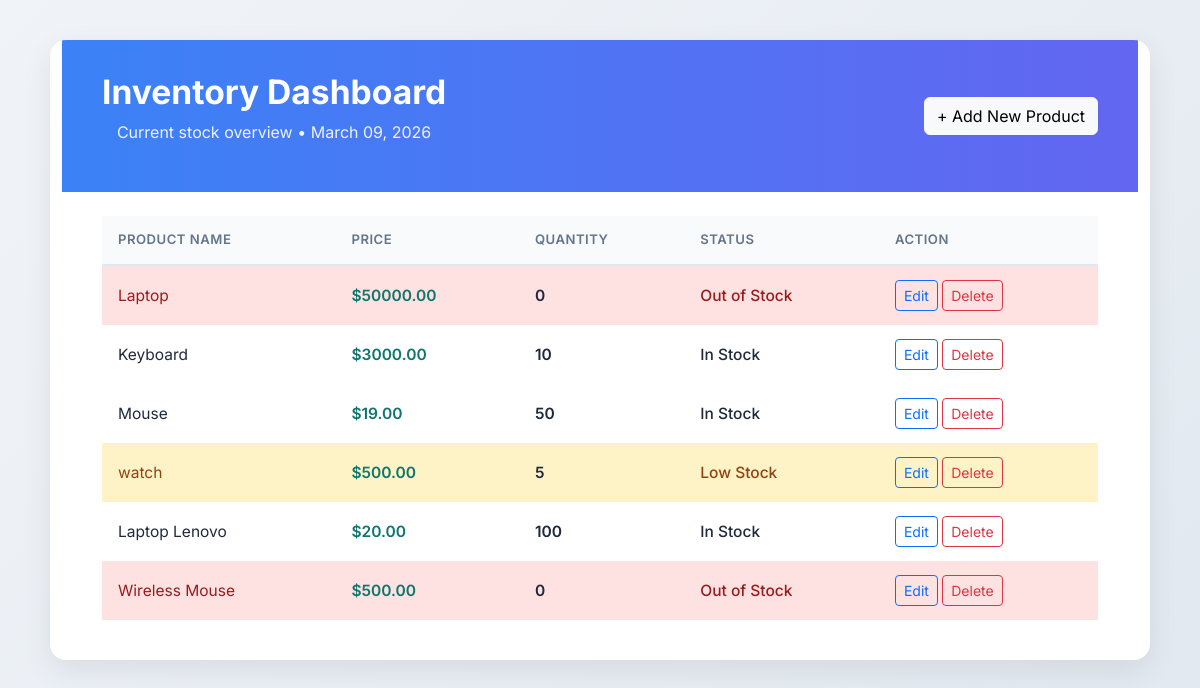
The page / on the database its author committed.
### productWeb/models.py (models this page shows, shortened)
class Product(models.Model):
    name = models.CharField(max_length=100)
    price = models.DecimalField(max_digits=10, decimal_places=2)
    quantity = models.PositiveIntegerField()

### productWeb/views.py (the view)
# urls.py: 2. Add a URL to urlpatterns:  path('', views.home, name='home')
def home(request):
    products = Product.objects.all()
    context = {
        'products': products,
    }
    return render(request, 'productWeb/home.html', context)

### productWeb/templates/productWeb/home.html (shortened to what this page needs)
{% load static %}
<!DOCTYPE html>
<html lang="en">
<head>
    <link href="https://cdn.jsdelivr.net/npm/bootstrap@5.3.3/dist/css/bootstrap.min.css" rel="stylesheet">
    <link rel="stylesheet" href="{% static 'css/inventory.css' %}">
</head>
<body>
    <div class="container">
        <header class="header">
            <div class="d-flex justify-content-between align-items-center">
                <div>
                    <h1>Inventory Dashboard</h1>
                    <p class="subtitle">Current stock overview • March 09, 2026</p>
                </div>
                <a href="{% url 'add_product' %}" class="btn btn-light btn-add">
                    + Add New Product
                </a>
            </div>
        </header>
        <div class="table-container">
            <table class="inventory-table">
                <thead>
                    <tr>
                        <th>Product Name</th>
                        <th>Price</th>
                        <th>Quantity</th>
                        <th>Status</th>
                        <th>Action</th>
                    </tr>
                </thead>
                <tbody>
                    {% for product in products %}
                    <tr class="{% if product.quantity == 0 %}out-of-stock{% elif product.quantity <= 5 %}low-stock{% endif %}">
                        <td>{{ product.name }}</td>
                        <td class="price">${{ product.price|floatformat:2 }}</td>
                        <td class="quantity">{{ product.quantity }}</td>
                        <td class="status">
                            {% if product.quantity == 0 %}Out of Stock
                            {% elif product.quantity <= 5 %}Low Stock
                            {% else %}In Stock{% endif %}
                        </td>
                        <td>
                            <a href="{% url 'edit_product' product.id %}" class="btn btn-sm btn-outline-primary">Edit</a>
                            <a href="{% url 'delete_product' product.id %}" class="btn btn-sm btn-outline-danger">Delete</a>
                        </td>
                    </tr>
                    {% empty %}
                    <tr>
                        <td colspan="4" class="empty-message">No products in inventory yet.</td>
                    </tr>
                    {% endfor %}
                </tbody>
            </table>
        </div>
    </div>
</body>
</html>

### productWeb/static/css/inventory.css (style rules this page uses)
* { margin: 0; padding: 0; box-sizing: border-box; }
body { font-family: 'Inter', system-ui, -apple-system, sans-serif; background: linear-gradient(135deg, #f0f4f8 0%, #e2e8f0 100%); min-height: 100vh; padding: 2.5rem 1rem; color: #1e293b; }
.container { max-width: 1100px; margin: 0 auto; background: white; border-radius: 16px; box-shadow: 0 10px 30px rgba(0, 0, 0, 0.08); overflow: hidden; }
.header { padding: 2rem 2.5rem; background: linear-gradient(90deg, #3b82f6 0%, #6366f1 100%); color: white; text-align: center; }
.header h1 { font-size: 2.1rem; font-weight: 700; margin-bottom: 0.5rem; }
.subtitle { opacity: 0.9; font-size: 1rem; }
.table-container { padding: 1.5rem 2.5rem 2.5rem; }
.inventory-table { width: 100%; border-collapse: separate; border-spacing: 0; font-size: 0.97rem; }
.inventory-table th, .inventory-table td { padding: 14px 16px; text-align: left; }
.inventory-table thead th { background: #f8fafc; color: #64748b; font-weight: 600; text-transform: uppercase; font-size: 0.82rem; letter-spacing: 0.5px; border-bottom: 2px solid #e2e8f0; }
.inventory-table tbody tr { border-bottom: 1px solid #f1f5f9; transition: all 0.18s ease; }
.inventory-table tbody td { vertical-align: middle; }
.price { font-weight: 600; color: #0f766e; }
.quantity { font-weight: 600; color: #1e293b; }
.status { font-weight: 500; }
.out-of-stock { background-color: #fee2e2 !important; color: #991b1b; }
.low-stock { background-color: #fef3c7 !important; color: #92400e; }

### rows shown on the page
Product: name "Laptop", price "50000.00", quantity "0", shows "Out of Stock"
Product: name "Keyboard", price "3000.00", quantity "10", shows "In Stock"
Product: name "Mouse", price "19.00", quantity "50", shows "In Stock"
Product: name "watch", price "500.00", quantity "5", shows "Low Stock"
Product: name "Laptop Lenovo", price "20.00", quantity "100", shows "In Stock"
Product: name "Wireless Mouse", price "500.00", quantity "0", shows "Out of Stock"
